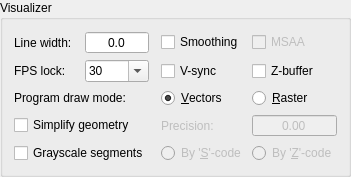
          <widget class="GroupBox" name="grpVisualizer">
           <property name="title">
            <string>Visualizer</string>
           </property>
           <layout class="QVBoxLayout" name="verticalLayout_2">
            <item>
             <layout class="QGridLayout" name="gridLayout_5">
              <item row="1" column="4">
               <widget class="QCheckBox" name="chkZBuffer">
                <property name="text">
                 <string>Z-buffer</string>
                </property>
               </widget>
              </item>
              <item row="0" column="4">
               <widget class="QCheckBox" name="radMSAA">
                <property name="enabled">
                 <bool>false</bool>
                </property>
                <property name="text">
                 <string>MSAA</string>
                </property>
               </widget>
              </item>
              <item row="0" column="0">
               <layout class="QHBoxLayout" name="horizontalLayout_4">
                <item>
                 <widget class="QLabel" name="label_5">
                  <property name="text">
                   <string>Line width:</string>
                  </property>
                 </widget>
                </item>
                <item>
                 <widget class="QDoubleSpinBox" name="txtLineWidth">
                  <property name="alignment">
                   <set>Qt::AlignCenter</set>
                  </property>
                  <property name="buttonSymbols">
                   <enum>QAbstractSpinBox::NoButtons</enum>
                  </property>
                  <property name="decimals">
                   <number>1</number>
                  </property>
                  <property name="maximum">
                   <double>9.000000000000000</double>
                  </property>
                 </widget>
                </item>
               </layout>
              </item>
              <item row="1" column="0">
               <layout class="QHBoxLayout" name="horizontalLayout_7">
                <item>
                 <widget class="QLabel" name="label_7">
                  <property name="text">
                   <string>FPS lock:</string>
                  </property>
                 </widget>
                </item>
                <item>
                 <widget class="QComboBox" name="cboFps">
                  <property name="inputMethodHints">
                   <set>Qt::ImhDigitsOnly|Qt::ImhFormattedNumbersOnly</set>
                  </property>
                  <property name="editable">
                   <bool>true</bool>
                  </property>
                  <item>
                   <property name="text">
                    <string>30</string>
                   </property>
                  </item>
                  <item>
                   <property name="text">
                    <string>60</string>
                   </property>
                  </item>
                  <item>
                   <property name="text">
                    <string>120</string>
                   </property>
                  </item>
                 </widget>
                </item>
               </layout>
              </item>
              <item row="2" column="0">
               <widget class="QLabel" name="label_6">
                <property name="text">
                 <string>Program draw mode:</string>
                </property>
               </widget>
              </item>
              <item row="2" column="3">
               <widget class="QRadioButton" name="radDrawModeVectors">
                <property name="text">
                 <string>&amp;Vectors</string>
                </property>
                <property name="checked">
                 <bool>true</bool>
                </property>
                <property name="autoExclusive">
                 <bool>false</bool>
                </property>
               </widget>
              </item>
              <item row="2" column="4">
               <widget class="QRadioButton" name="radDrawModeRaster">
                <property name="text">
                 <string>&amp;Raster</string>
                </property>
                <property name="autoExclusive">
                 <bool>false</bool>
                </property>
               </widget>
              </item>
              <item row="0" column="2">
               <spacer name="horizontalSpacer_5">
                <property name="orientation">
                 <enum>Qt::Horizontal</enum>
                </property>
                <property name="sizeType">
                 <enum>QSizePolicy::Fixed</enum>
                </property>
                <property name="sizeHint" stdset="0">
                 <size>
                  <width>6</width>
                  <height>20</height>
                 </size>
                </property>
               </spacer>
              </item>
              <item row="4" column="4">
               <widget class="QRadioButton" name="radGrayscaleZ">
                <property name="enabled">
                 <bool>false</bool>
                </property>
                <property name="text">
                 <string>By '&amp;Z'-code</string>
                </property>
                <property name="autoExclusive">
                 <bool>false</bool>
                </property>
               </widget>
              </item>
              <item row="4" column="3">
               <widget class="QRadioButton" name="radGrayscaleS">
                <property name="enabled">
                 <bool>false</bool>
                </property>
                <property name="text">
                 <string>By '&amp;S'-code</string>
                </property>
                <property name="autoExclusive">
                 <bool>false</bool>
                </property>
               </widget>
              </item>
              <item row="4" column="0">
               <widget class="QCheckBox" name="chkGrayscale">
                <property name="text">
                 <string>Grayscale segments</string>
                </property>
               </widget>
              </item>
              <item row="3" column="4">
               <widget class="QDoubleSpinBox" name="txtSimplifyPrecision">
                <property name="enabled">
                 <bool>false</bool>
                </property>
                <property name="alignment">
                 <set>Qt::AlignCenter</set>
                </property>
                <property name="buttonSymbols">
                 <enum>QAbstractSpinBox::NoButtons</enum>
                </property>
                <property name="decimals">
                 <number>2</number>
                </property>
                <property name="maximum">
                 <double>99.000000000000000</double>
                </property>
               </widget>
              </item>
              <item row="3" column="0">
               <widget class="QCheckBox" name="chkSimplify">
                <property name="text">
                 <string>Simplify geometry</string>
                </property>
               </widget>
              </item>
              <item row="3" column="3">
               <widget class="QLabel" name="lblSimpilyPrecision">
                <property name="enabled">
                 <bool>false</bool>
                </property>
                <property name="text">
                 <string>Precision:</string>
                </property>
               </widget>
              </item>
              <item row="1" column="3">
               <widget class="QCheckBox" name="chkVSync">
                <property name="text">
                 <string>V-sync</string>
                </property>
               </widget>
              </item>
              <item row="0" column="3">
               <widget class="QCheckBox" name="chkAntialiasing">
                <property name="text">
                 <string>Smoothing</string>
                </property>
               </widget>
              </item>
             </layout>
            </item>
           </layout>
          </widget>
